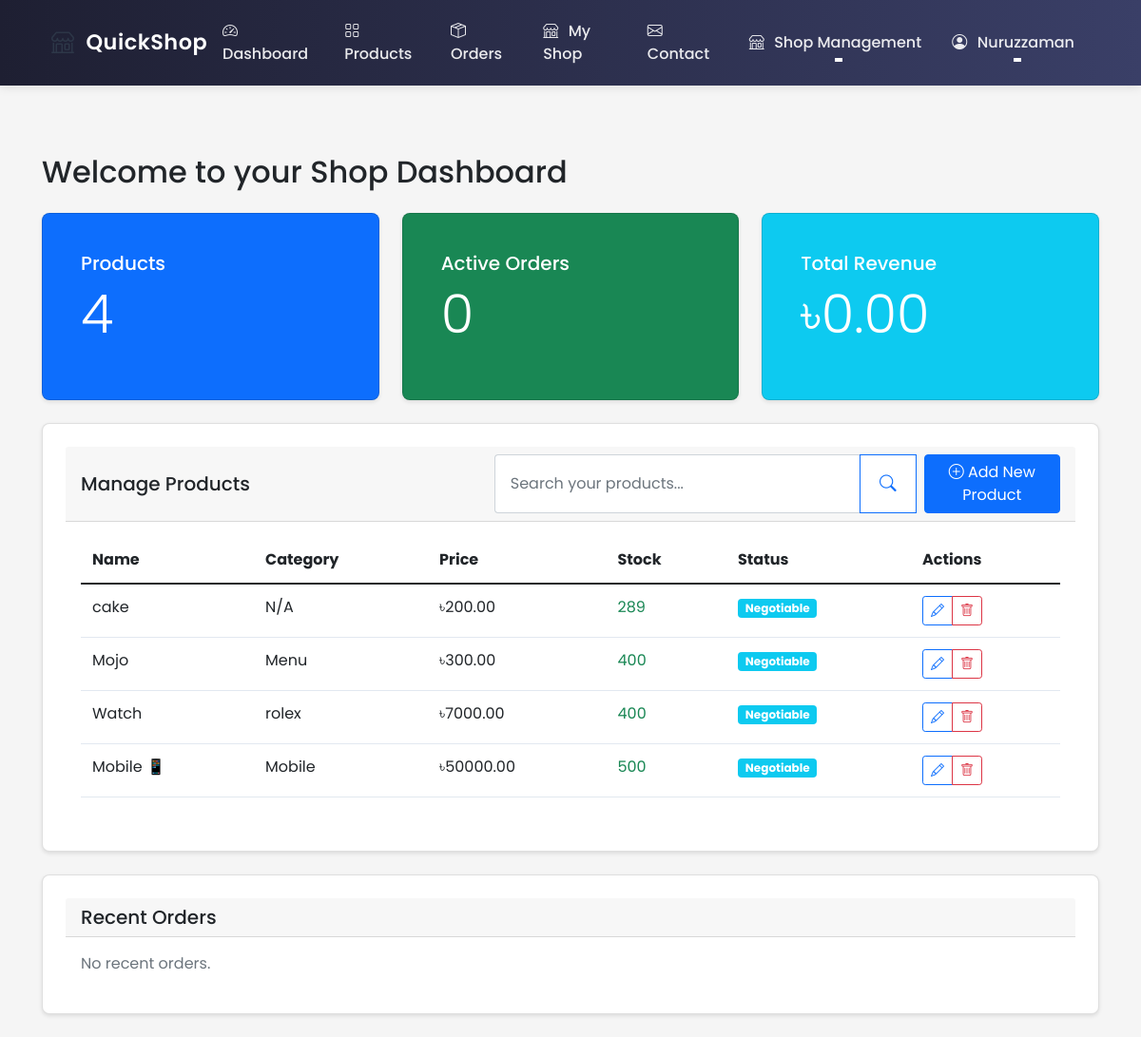
Page /shop/dashboard (signed in) on the earlier database version.
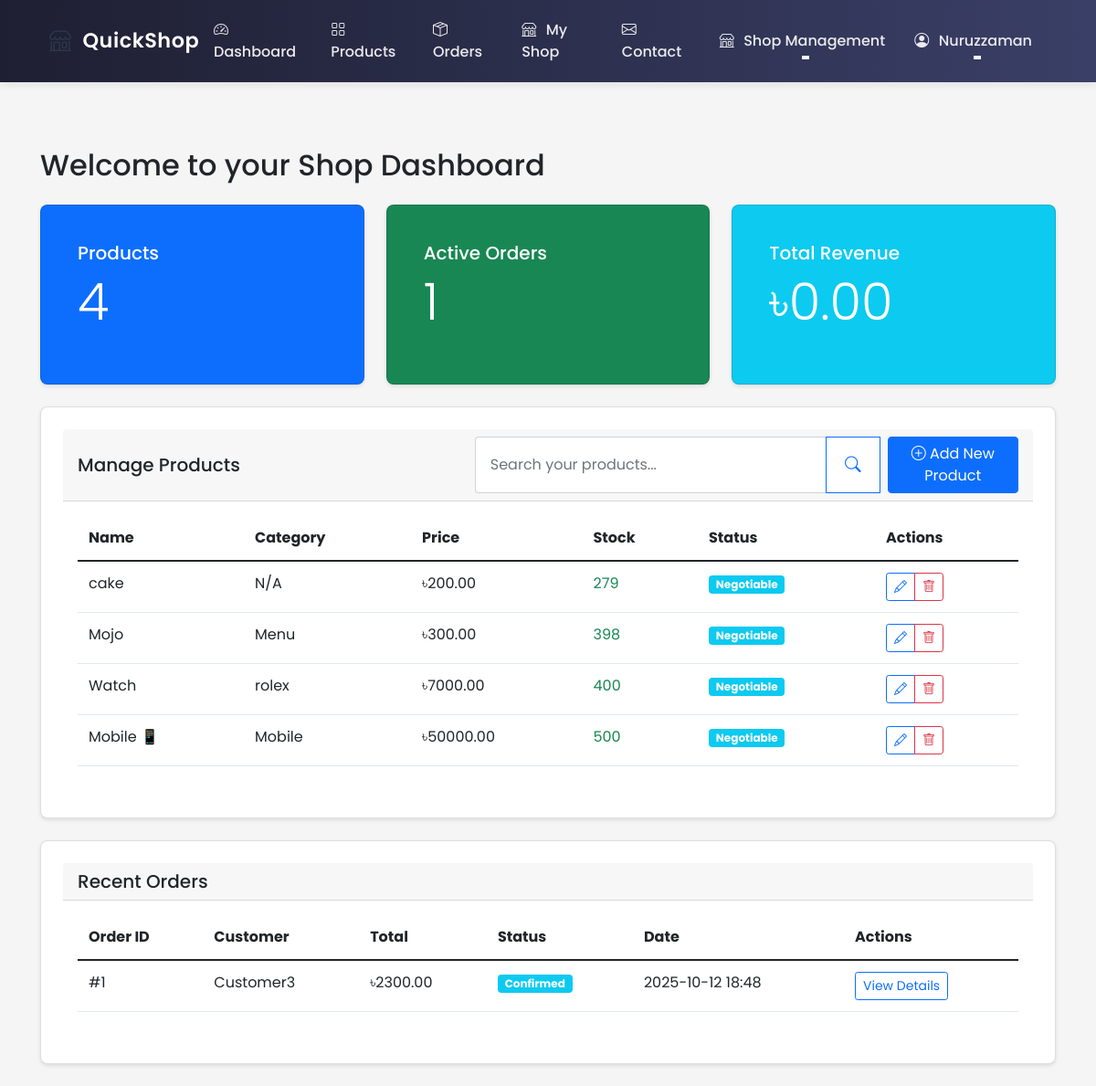
Same page on the later database version.
### ecommerce/models/shop.py (models this page shows, shortened)
class Product(db.Model):
    id = db.Column(db.Integer, primary_key=True)
    name = db.Column(db.String(100), nullable=False)
    description = db.Column(db.Text)
    price = db.Column(db.Float, nullable=False)
    stock = db.Column(db.Integer, nullable=False, default=0)
    shop_id = db.Column(db.Integer, db.ForeignKey('shop.id'), nullable=False)
    category = db.Column(db.String(50))  # Add category field
    created_at = db.Column(db.DateTime, default=datetime.utcnow)
    images = db.relationship('Image', lazy=True,
                           foreign_keys='Image.product_id',
                           cascade="all, delete-orphan",
                           backref=db.backref('product_ref', lazy=True))
    rating = db.Column(db.Float, default=0.0)  # Average rating
    rating_count = db.Column(db.Integer, default=0)  # Number of ratings
    reviews = db.relationship(Review, backref='product', lazy=True)
    min_price = db.Column(db.Float)  # Minimum acceptable price
    max_discount_percentage = db.Column(db.Float, default=20.0)  # Maximum allowed discount
    continue_iteration = db.Column(db.Boolean, default=False)  # Whether to continue negotiation after max discount
    def is_negotiable(self):
        return self.min_price is not None and self.min_price < self.price

### ecommerce/models/order.py (models this page shows, shortened)
class Order(db.Model):
    id = db.Column(db.Integer, primary_key=True)
    customer_id = db.Column(db.Integer, db.ForeignKey('user.id'), nullable=False)
    shop_id = db.Column(db.Integer, db.ForeignKey('shop.id'), nullable=False)
    delivery_person_id = db.Column(db.Integer, db.ForeignKey('user.id'))
    status = db.Column(db.String(20), nullable=False, default='pending')
    total_amount = db.Column(db.Float, nullable=False, default=0.0)
    delivery_fee = db.Column(db.Float, nullable=False, default=5.0)  # Default delivery fee
    delivery_address = db.Column(db.String(200), nullable=True)  # Made nullable
    delivery_lat = db.Column(db.Float, nullable=True)  # Made nullable for consistency
    delivery_lng = db.Column(db.Float, nullable=True)  # Made nullable for consistency
    created_at = db.Column(db.DateTime, default=datetime.utcnow)
    updated_at = db.Column(db.DateTime, default=datetime.utcnow, onupdate=datetime.utcnow)
    estimated_delivery_time = db.Column(db.DateTime)
    special_instructions = db.Column(db.Text)
    payment_method = db.Column(db.String(20), nullable=False, default='cod')  # cod, bkash, nagad, card
    payment_status = db.Column(db.String(20), nullable=False, default='pending')  # pending, paid, failed
    payment_details = db.Column(db.JSON)  # Store payment method specific details
    payment_transaction_id = db.Column(db.String(100))  # For online payments
    items = db.relationship('OrderItem', backref='order', lazy=True, cascade='all, delete-orphan')
    customer = db.relationship('User', foreign_keys=[customer_id])
    delivery_person = db.relationship('User', foreign_keys=[delivery_person_id], backref='delivery_orders')
    shop = db.relationship('Shop', foreign_keys=[shop_id], backref='orders')

### ecommerce/models/user.py (models this page shows, shortened)
class User(UserMixin, db.Model):
    id = db.Column(db.Integer, primary_key=True)
    username = db.Column(db.String(80), unique=True, nullable=False)
    email = db.Column(db.String(120), unique=True, nullable=False)
    password_hash = db.Column(db.String(128))
    role = db.Column(db.String(20), nullable=False, default='user')  # user, shop_owner, delivery, admin
    phone = db.Column(db.String(20))  # Added phone number field
    location_lat = db.Column(db.Float)
    location_lng = db.Column(db.Float)
    address = db.Column(db.String(200))
    created_at = db.Column(db.DateTime, default=datetime.utcnow)
    updated_at = db.Column(db.DateTime, default=datetime.utcnow, onupdate=datetime.utcnow)
    is_active = db.Column(db.Boolean, default=True)
    email_notifications = db.Column(db.Boolean, default=True)
    orders = db.relationship('Order', lazy=True, foreign_keys='Order.customer_id')
    shop = db.relationship('Shop', backref='owner', lazy=True, uselist=False)
    deliveries = db.relationship('Order', backref='assigned_delivery_person', lazy=True,
                               foreign_keys='Order.delivery_person_id')
    @property
    def is_shop_owner(self):
        return self.role == 'shop_owner'

### ecommerce/routes/shop.py (the view)
@shop_bp.route('/dashboard')
@login_required
@shop_owner_required
def dashboard():
    shop = current_user.shop
    if not shop:
        return redirect(url_for('shop.create'))
    products_count = len(shop.products)
    active_orders = Order.query.filter(
        Order.shop_id == shop.id,
        Order.status.in_(['pending', 'confirmed', 'delivering'])
    ).all()
    active_orders_count = len(active_orders)
    total_revenue = db.session.query(func.sum(Order.total_amount))\
        .filter(Order.shop_id == shop.id,
                Order.status == 'completed')\
        .scalar() or 0.0
    recent_orders = Order.query.filter_by(shop_id=shop.id)\
        .order_by(Order.created_at.desc())\
        .limit(5).all()
    low_stock_products = [p for p in shop.products if p.stock < 10]
    return render_template('shop/dashboard.html',
                         shop=shop,
                         products_count=products_count,
                         active_orders_count=active_orders_count,
                         total_revenue=total_revenue,
                         recent_orders=recent_orders,
                         low_stock_products=low_stock_products)

### ecommerce/routes/shop.py (called while the page is built)
def shop_owner_required(f):
    @wraps(f)
    def decorated_function(*args, **kwargs):
        if not current_user.is_authenticated or not current_user.is_shop_owner:
            flash('Access denied. Shop owner privileges required.', 'error')
            return redirect(url_for('main.index'))
        return f(*args, **kwargs)
    return decorated_function

### ecommerce/templates/shop/dashboard.html (shortened to what the changed rows need)
{% extends "base.html" %}
{% block content %}
<div class="container mt-4">
    <h2>Welcome to your Shop Dashboard</h2>
    <div class="row mt-4">
        <div class="col-md-4">
            <div class="card text-white bg-success mb-4">
                <div class="card-body">
                    <h5 class="card-title">Active Orders</h5>
                    <p class="display-4">{{ active_orders_count }}</p>
                </div>
            </div>
        </div>
    </div>
    <div class="card mb-4">
        <div class="card-body">
            <div class="table-responsive">
                <table class="table">
                    <thead>
                        <tr>
                            <th>Name</th>
                            <th>Category</th>
                            <th>Price</th>
                            <th>Stock</th>
                            <th>Status</th>
                            <th>Actions</th>
                        </tr>
                    </thead>
                    <tbody>
                        {% for product in shop.products %}
                            <tr>
                                <td>{{ product.name }}</td>
                                <td>{{ product.category or 'N/A' }}</td>
                                <td>৳{{ "%.2f"|format(product.price) }}</td>
                                <td>
                                    {% if product.stock > 10 %}
                                        <span class="text-success">{{ product.stock }}</span>
                                    {% elif product.stock > 0 %}
                                        <span class="text-warning">{{ product.stock }}</span>
                                    {% else %}
                                        <span class="text-danger">Out of Stock</span>
                                    {% endif %}
                                </td>
                                <td>
                                    {% if product.is_negotiable() %}
                                        <span class="badge bg-info">Negotiable</span>
                                    {% endif %}
                                </td>
                                <td>
                                    <div class="btn-group">
                                        <a href="{{ url_for('shop.edit_product', product_id=product.id) }}"
                                           class="btn btn-sm btn-outline-primary">
                                            <i class="bi bi-pencil"></i>
                                        </a>
                                        <button class="btn btn-sm btn-outline-danger delete-product"
                                                data-product-id="{{ product.id }}"
                                                data-product-name="{{ product.name }}">
                                            <i class="bi bi-trash"></i>
                                        </button>
                                    </div>
                                </td>
                            </tr>
                        {% endfor %}
                    </tbody>
                </table>
            </div>
        </div>
    </div>
    <div class="card mb-4">
        <div class="card-body">
            {% if recent_orders %}
                <div class="table-responsive">
                    <table class="table">
                        <thead>
                            <tr>
                                <th>Order ID</th>
                                <th>Customer</th>
                                <th>Total</th>
                                <th>Status</th>
                                <th>Date</th>
                                <th>Actions</th>
                            </tr>
                        </thead>
                        <tbody>
                            {% for order in recent_orders %}
                                <tr>
                                    <td>#{{ order.id }}</td>
                                    <td>{{ order.customer.username }}</td>
                                    <td>৳{{ "%.2f"|format(order.total_amount) }}</td>
                                    <td>
                                        <span class="badge bg-{{ {
                                            'pending': 'warning',
                                            'confirmed': 'info',
                                            'delivering': 'primary',
                                            'completed': 'success',
                                            'cancelled': 'danger'
                                        }[order.status] }}">
                                            {{ order.status|title }}
                                        </span>
                                    </td>
                                    <td>{{ order.created_at.strftime('%Y-%m-%d %H:%M') }}</td>
                                    <td>
                                        <a href="{{ url_for('shop.order_details', order_id=order.id) }}"
                                           class="btn btn-sm btn-outline-primary">
                                            View Details
                                        </a>
                                    </td>
                                </tr>
                            {% endfor %}
                        </tbody>
                    </table>
                </div>
            {% else %}
                <p class="text-muted mb-0">No recent orders.</p>
            {% endif %}
        </div>
    </div>
</div>
{% endblock %}

Differences in the rows shown:
changed Product "cake": stock "289" → "279"
changed Product "Mojo": stock "400" → "398"
added Order: id "1", customer.username "Customer3", total_amount "2300.00", status "Confirmed", created_at "2025-10-12 18:48"
Other differences:
{{ active_orders_count }}: "0" → "1"
text no longer shown: "No recent orders."
text now shown: "Order ID Customer Total Status Date Actions"
